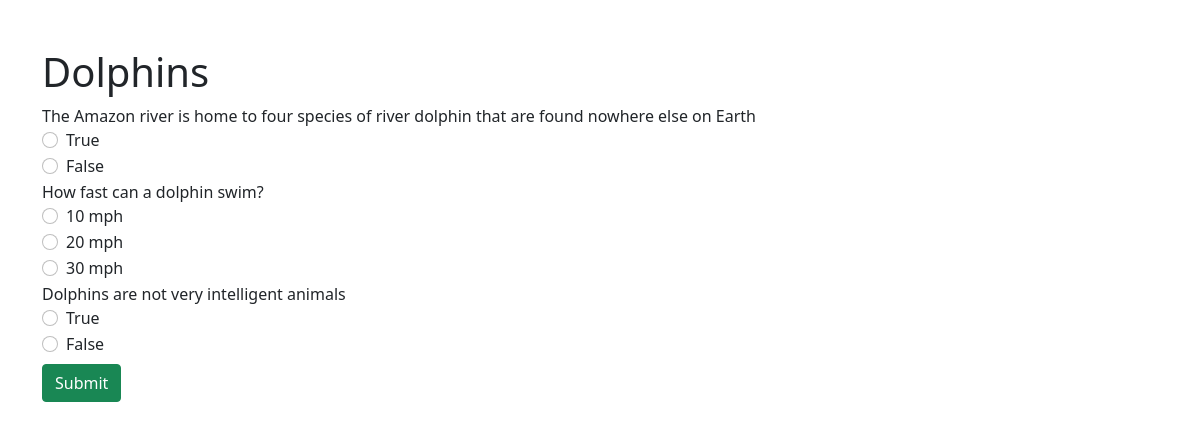
/20/19 (signed in), run on the app's committed database.
### quizzes/models.py (models this page shows)
class Quiz(models.Model):
    title = models.CharField(max_length=255)
    description = models.CharField(max_length=255)
    created_by = models.ForeignKey(User, related_name="quizzes_created", on_delete=models.CASCADE)
    created_at = models.DateTimeField(auto_now_add=True)
    updated_at = models.DateTimeField(auto_now=True)

class Question(models.Model):
    prompt = models.CharField(max_length=255,null=True)
    created_by = models.ForeignKey(User, related_name="questions_created", on_delete=models.CASCADE)
    quiz = models.ForeignKey(Quiz, related_name="has_questions", on_delete = models.CASCADE)
    created_at = models.DateTimeField(auto_now_add=True)
    updated_at = models.DateTimeField(auto_now=True)

class Answer(models.Model):
    text = models.CharField(max_length=255, null=True)
    correct = models.BooleanField(default=False)
    question = models.ForeignKey(Question, related_name="has_answers", on_delete = models.CASCADE)
    created_at = models.DateTimeField(auto_now_add=True)
    updated_at = models.DateTimeField(auto_now=True)

### quizzes/views.py (the view)
# urls.py: path('<int:quiz_id>/<int:result_id>', views.retake_quiz_info),
def retake_quiz_info(request, quiz_id, result_id):
    user = request.session['user_id']
    context = {
        'this_user': User.objects.get(id=request.session['user_id']),
        'this_quiz': Quiz.objects.get(id=quiz_id),
        'this_result': Result.objects.get(id=result_id)
    }
    return render(request, 'quizzes/retake_quiz.html', context)

### templates/quizzes/retake_quiz.html (shortened to what this page needs)
{% extends 'base.html' %}
{% block content %}
    <div class="container py-5">
        <form method='post' action='new_score/{{this_result.id}}'>
            <h1>{{ this_quiz.title }}</h1>
            <div class="form-group mb-2">
                {% for question in this_quiz.has_questions.all%}
                    <label for="question">{{question.prompt}}</label>
                    {% for has_answer in question.has_answers.all %}
                        <div class="form-check">
                            <input class="form-check-input" type="radio" name="question_{{question.id}}_{{question.prompt}}" value="{{has_answer.correct}}">
                            <label class="form-check-label" for="gridRadios1">{{has_answer.text}}</label>
                        </div>
                    {% endfor %}
                {% endfor %}
            </div>
            <button class="btn btn-success" type="submit">Submit</button>
        </form>
    </div>
{% endblock %}

### data on the page
Quiz: title "Dolphins"
Question: prompt "The Amazon river is home to four species of river dolphin that are found nowhere else on Earth"
Answer: text "True"
Answer: text "False"
Question: prompt "How fast can a dolphin swim?"
Answer: text "10 mph"
Answer: text "20 mph"
Answer: text "30 mph"
Question: prompt "Dolphins are not very intelligent animals"
Answer: text "True"
Answer: text "False"
